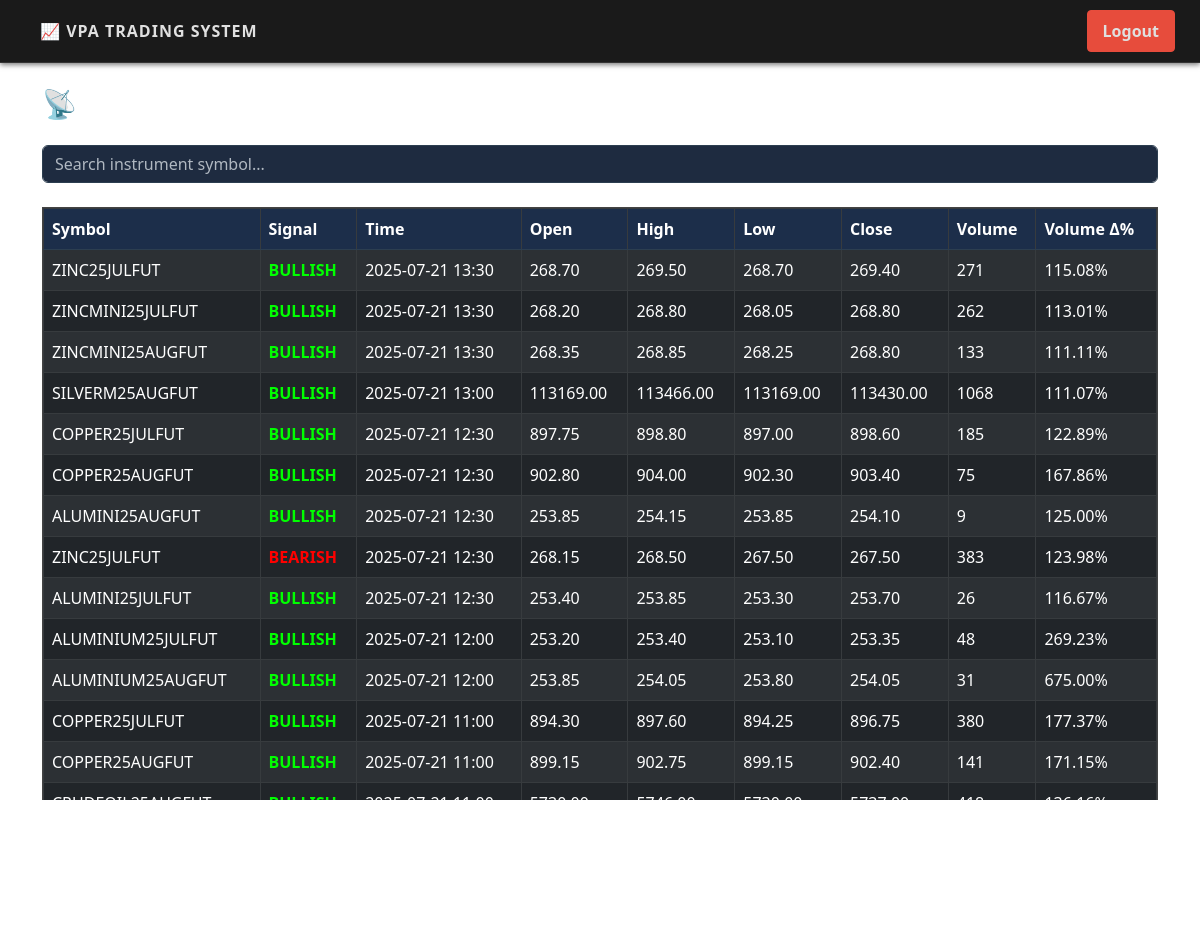
Page /signals (signed in) on the committed database.
### tables this page shows
CREATE TABLE signals (
    id INTEGER PRIMARY KEY AUTOINCREMENT,
    symbol TEXT,
    signal_type TEXT,
    signal_time TEXT,
    open REAL,
    high REAL,
    low REAL,
    close REAL,
    volume REAL,
    volume_delta REAL
);

### app_vpa.py (the view)
@app.route("/signals")
@login_required("MCX_FNO")
def view_signals():
    conn = sqlite3.connect('signals.db')
    conn.row_factory = sqlite3.Row
    cursor = conn.cursor()
    today = datetime.now().strftime("%Y-%m-%d")
    cursor.execute("""
        SELECT * FROM signals
        WHERE DATE(signal_time) = ?
        ORDER BY signal_time DESC
    """, (today,))
    rows = cursor.fetchall()
    conn.close()
    return render_template("signals.html", signals=rows)

### admin_routes.py (called while the page is built)
@admin_bp.before_app_request
def restrict_admin_pages():
    if request.path.startswith('/admin') and not session.get('user_type') == 'ADMIN':
        return redirect(url_for('login'))

### app_vpa.py (called while the page is built)
def login_required(role=None):
    def wrapper(func):
        @wraps(func)
        def secure_view(*args, **kwargs):
            if 'username' not in session:
                flash("🔒 Please login to access this page", "warning")
                return redirect(url_for('login'))
            if role:
                roles = session.get('roles', {})
                if roles.get(role) != 'Y':
                    flash(f"🚫 Access denied: Missing permission '{role}'", "danger")
                    return redirect(url_for('index'))
            return func(*args, **kwargs)
        return secure_view
    return wrapper

@app.before_request
def extend_session():
    session.permanent = True

### templates/signals.html (shortened to what this page needs)
<!DOCTYPE html>
<html lang="en">
<head>
    <link href="https://cdn.jsdelivr.net/npm/bootstrap@5.3.0/dist/css/bootstrap.min.css" rel="stylesheet">
    <link href="{{ url_for('static', filename='css/stock-theme.css') }}" rel="stylesheet">
</head>
<body>
    <nav class="navbar navbar-expand-lg  px-10">
        <a class="navbar-brand fw-bold" href="/dashboard">📈 VPA Trading System</a>
        <div class="ms-auto">
            <a href="/logout" class="btn btn-danger">Logout</a>
        </div>
    </nav>
    <div class="container py-4">
        <div class="d-flex justify-content-between align-items-center mb-3 text-white">
            <h3>📡 Live MCX FNO Signal Dashboard</h3>
        </div>
        <input type="text" id="searchInput" class="form-control mb-3" placeholder="Search instrument symbol...">
        <div class="table-container mt-4">
        <table class="table table-dark table-striped table-bordered fixed-header" id="signalsTable">
            <thead>
                <tr>
                    <th>Symbol</th>
                    <th>Signal</th>
                    <th>Time</th>
                    <th>Open</th>
                    <th>High</th>
                    <th>Low</th>
                    <th>Close</th>
                    <th>Volume</th>
                    <th>Volume Δ%</th>
                </tr>
            </thead>
            <tbody>
                {% if signals %}
                {% for row in signals %}
                <tr>
                    <td>{{ row.symbol }}</td>
                    <td>
                        <strong style="color: {{ 'lime' if row.signal_type == 'BULLISH' else 'red' }}">
                            {{ row.signal_type }}
                        </strong>
                    </td>
                    <td>{{ row.signal_time[:16] }}</td>
                    <td>{{ "%.2f"|format(row.open) }}</td>
                    <td>{{ "%.2f"|format(row.high) }}</td>
                    <td>{{ "%.2f"|format(row.low) }}</td>
                    <td>{{ "%.2f"|format(row.close) }}</td>
                    <td>{{ "%.0f"|format(row.volume) }}</td>
                    <td>{{ "%.2f"|format(row.volume_delta) }}%</td>
                </tr>
                {% endfor %}
                {% else %}
                <tr>
                    <td colspan="9" class="text-center">No signals available for today.</td>
                </tr>
                {% endif %}
            </tbody>
        </table>
        </div>
        <p class="text-muted small mt-3">Page auto-refreshes every 15 seconds.</p>
    </div>
</body>
</html>

### static/css/stock-theme.css (style rules this page uses)
body, html { overflow: hidden; }
body { height: 100vh; width: 100vw; }
.navbar { background-color: #1a1a1a; border-bottom: 1px solid #333; padding: 10px 20px; display: flex; justify-content: space-between; align-items: center; font-family: 'Segoe UI', 'Roboto', sans-serif; box-shadow: 0 2px 5px rgba(0, 0, 0, 0.5); }
.navbar a { color: #e0e0e0; text-decoration: none; padding: 8px 15px; margin: 0 5px; font-size: 1rem; transition: all 0.3s ease; }
.navbar-brand { color: #00e676; font-size: 5rem; font-weight: bold; text-transform: uppercase; letter-spacing: 1px; }
.table-container { max-height: 700px; overflow-y: auto; border: 1px solid #444; }
.fixed-header thead th { position: sticky; top: 0; background-color: #1e1e1e; z-index: 2; color: #fff; border-bottom: 2px solid #666; }
.fixed-header thead th { box-shadow: 0 2px 4px rgba(0,0,0,0.5); }
.table { background-color: #1b2738; color: #e0e0e0; border-collapse: collapse; }
.table thead th { background-color: #1c2e4a; color: #ffffff; border-bottom: 1px solid #2c3e50; }
.table td, .table th { padding: 8px; }
.btn { border-radius: 4px; font-weight: 600; }
.btn-danger { background-color: #e74c3c; border-color: #e74c3c; }
input, select, textarea { background-color: #1e2b40 !important; border: 1px solid #2c3e50 !important; color: #ffffff !important; }
input::placeholder { color: #b0b8c1 !important; }

### rows in the picture
signals: symbol "ZINC25JULFUT", signal_type "BULLISH", signal_time "2025-07-21 13:30", open "268.70", high "269.50", low "268.70", close "269.40", volume "271", volume_delta "115.08"
signals: symbol "ZINCMINI25JULFUT", signal_type "BULLISH", signal_time "2025-07-21 13:30", open "268.20", high "268.80", low "268.05", close "268.80", volume "262", volume_delta "113.01"
signals: symbol "ZINCMINI25AUGFUT", signal_type "BULLISH", signal_time "2025-07-21 13:30", open "268.35", high "268.85", low "268.25", close "268.80", volume "133", volume_delta "111.11"
signals: symbol "SILVERM25AUGFUT", signal_type "BULLISH", signal_time "2025-07-21 13:00", open "113169.00", high "113466.00", low "113169.00", close "113430.00", volume "1068", volume_delta "111.07"
signals: symbol "COPPER25JULFUT", signal_type "BULLISH", signal_time "2025-07-21 12:30", open "897.75", high "898.80", low "897.00", close "898.60", volume "185", volume_delta "122.89"
signals: symbol "COPPER25AUGFUT", signal_type "BULLISH", signal_time "2025-07-21 12:30", open "902.80", high "904.00", low "902.30", close "903.40", volume "75", volume_delta "167.86"
signals: symbol "ALUMINI25AUGFUT", signal_type "BULLISH", signal_time "2025-07-21 12:30", open "253.85", high "254.15", low "253.85", close "254.10", volume "9", volume_delta "125.00"
signals: symbol "ZINC25JULFUT", signal_type "BEARISH", signal_time "2025-07-21 12:30", open "268.15", high "268.50", low "267.50", close "267.50", volume "383", volume_delta "123.98"
signals: symbol "ALUMINI25JULFUT", signal_type "BULLISH", signal_time "2025-07-21 12:30", open "253.40", high "253.85", low "253.30", close "253.70", volume "26", volume_delta "116.67"
signals: symbol "ALUMINIUM25JULFUT", signal_type "BULLISH", signal_time "2025-07-21 12:00", open "253.20", high "253.40", low "253.10", close "253.35", volume "48", volume_delta "269.23"
signals: symbol "ALUMINIUM25AUGFUT", signal_type "BULLISH", signal_time "2025-07-21 12:00", open "253.85", high "254.05", low "253.80", close "254.05", volume "31", volume_delta "675.00"
signals: symbol "COPPER25JULFUT", signal_type "BULLISH", signal_time "2025-07-21 11:00", open "894.30", high "897.60", low "894.25", close "896.75", volume "380", volume_delta "177.37"
signals: symbol "COPPER25AUGFUT", signal_type "BULLISH", signal_time "2025-07-21 11:00", open "899.15", high "902.75", low "899.15", close "902.40", volume "141", volume_delta "171.15"
